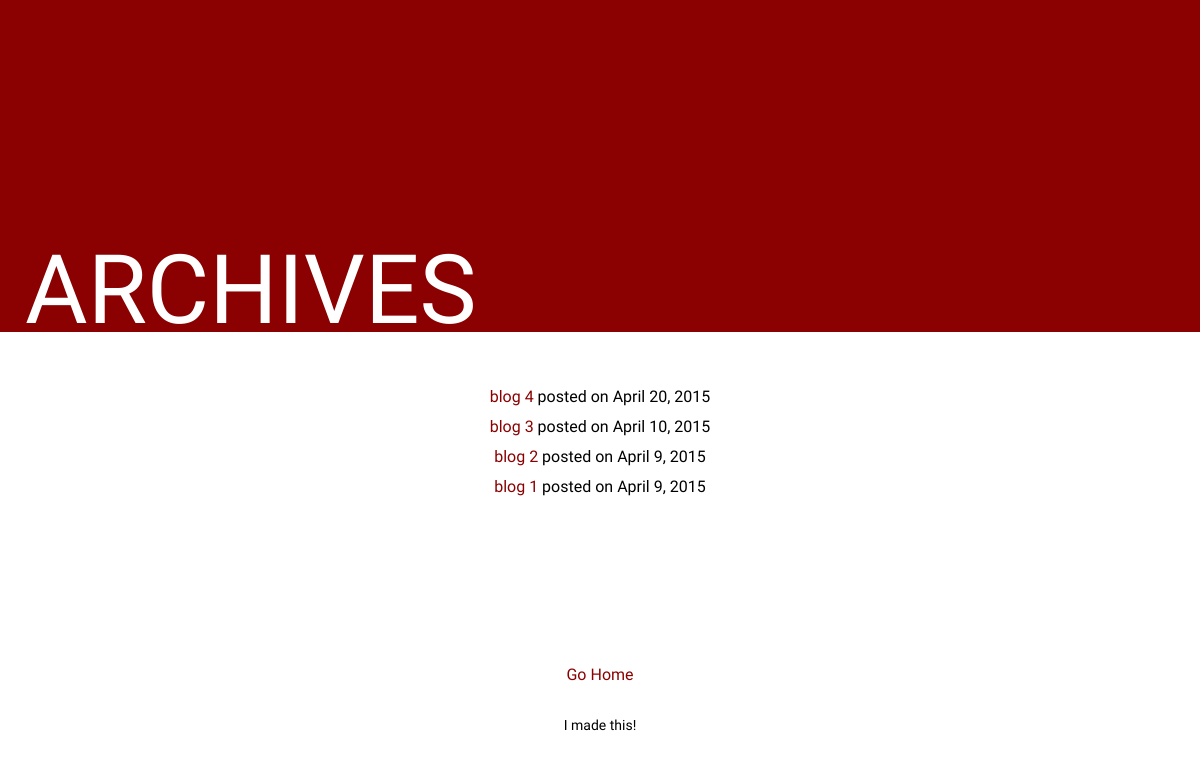
/blog/archives/, run on the app's committed database.
### blog/models.py (models this page shows, shortened)
class Blog(models.Model):
	title = models.CharField(max_length=100, unique=True)
	slug = models.SlugField(max_length=100, unique=True)
	author = models.CharField(max_length=100, default='yolo')
	body = models.TextField()
	posted = models.DateField(db_index=True, auto_now_add=True)
	category = models.ManyToManyField(Category)

### blog/views.py (the view)
def view_archives(request):
	posts = Blog.objects.all().order_by('posted')[::-1]
	first = posts[0].posted
	return render_to_response('blog/view_archives.html', {
		'posts': posts,
	})

### blog/templates/blog/view_archives.html (shortened to what this page needs)
{% extends 'blog/base.html' %}
{% block title %} Archives {% endblock %}
{% block content %}
	<div class="align-center post-body">
	{% if posts %}
	<ul>
		{% for post in posts %}
		<li><a href="{% url 'blog:view_blog_post' post.slug %}">{{ post.title }}</a> posted on {{ post.posted }}</li>
		{% endfor %}
	</ul>
	{% else %}
		<p>There's nothing yet</p>
	{% endif %}
	</div>
{% endblock %}

### blog/static/blog/style.css (style rules this page uses)
* { box-sizing: border-box; -webkit-box-sizing: border-box; -moz-box-sizing: border-box; }
body { font-family: 'Oswald', sans-serif; }
.HolyGrail { display: flex; min-height: 100vh; flex-direction: column; }
.post-body { display: block; width: 100%; line-height: 30px; padding:0 80px; }
.align-center { text-align: center; }
ul { list-style-type: none; }
a { color: darkred; text-decoration: none; }

### data on the page
Blog: title "blog 4", posted "April 20, 2015"
Blog: title "blog 3", posted "April 10, 2015"
Blog: title "blog 2", posted "April 9, 2015"
Blog: title "blog 1", posted "April 9, 2015"
